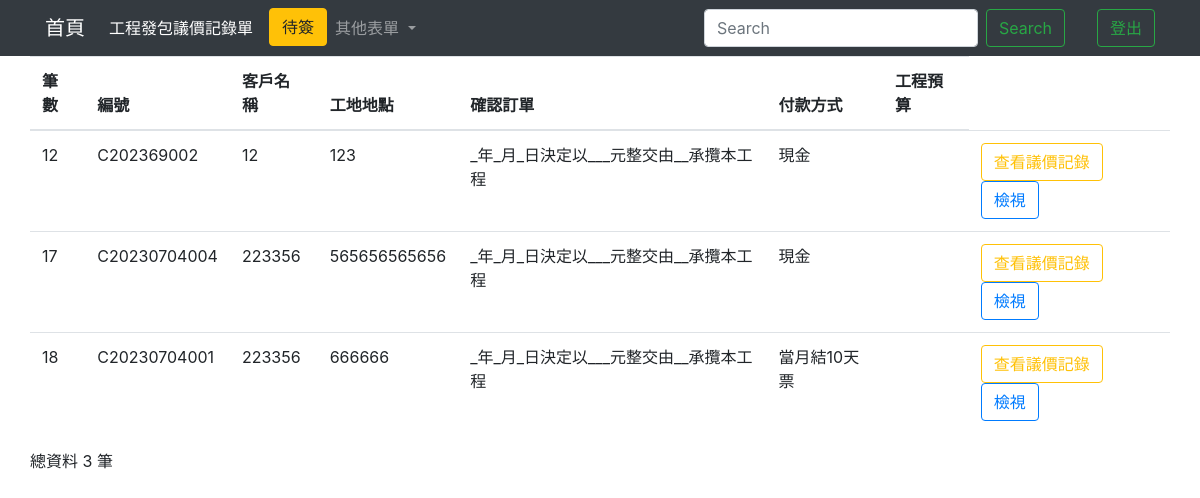
/contractallIndex/, run on an earlier commit of the app's database.
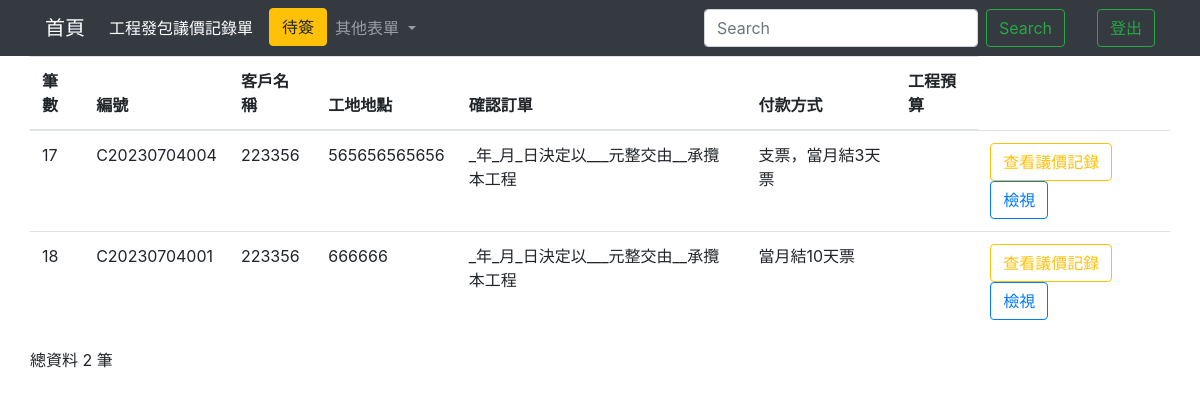
And on a later commit of the database.
### testapp/models.py (models this page shows)
class Contract(models.Model):
    cNumber = models.CharField(max_length=50, default='', null=False) #編號
    cClient = models.CharField(max_length=20, null=False) #客戶名稱
    cLocation = models.CharField(max_length=20, null=False)#工作地點
    cContent = models.TextField()#發包內容
    cPayMode = models.CharField(max_length=20, null=False)#付款方式
    cBudget = models.CharField(max_length=20, null=False)#預算
    cOther = models.TextField() #備註
    cConfirm = models.TextField(blank=True,default="_年_月_日決定以___元整交由__承攬本工程") #是否承攬工程
    cGeneral_Sign = models.CharField(max_length=20, blank=True) #總座簽名
    cViceGeneral_Sign = models.CharField(max_length=20, blank=True) # 副總簽名
    cManager_Sign = models.CharField(max_length=20, blank=True) #部門主管簽名
    cDepartmentManager_Sign = models.CharField(max_length=20, blank=True) #單位主管簽名
    cUndertaker = models.CharField(max_length=20,blank=True)#承辦人
    home = models.OneToOneField(Home, on_delete=models.CASCADE,default='')

### testapp/views.py (the view)
# urls.py: path('contractallIndex/',contractallIndex),
def contractallIndex(request):
    if request.user.is_authenticated:
        username=request.user.username
        authenticate=request.user.is_staff
        firstname = request.user.first_name
    if 'q' in request.GET:
        q = request.GET['q']
        multiple_q = Q(Q(cNumber__icontains=q) | Q(cClient__icontains=q) | Q(cLocation__icontains=q) | Q(cContent__icontains=q))
        contractall = Contract.objects.filter(multiple_q)
    else:
        contractall = Contract.objects.all().order_by("id")
    contractallCount = len(contractall)
    return render(request, "contractall_Index.html",locals())

### templates/contractall_Index.html (shortened to what this page needs)
<!DOCTYPE html>
<html lang="en">
<head>
  <link rel="stylesheet" href="https://cdn.jsdelivr.net/npm/bootstrap@4.6.2/dist/css/bootstrap.min.css">
  {% load static %}
</head>
<body>
  <nav class="navbar navbar-expand-lg navbar-dark bg-dark">
    <div class="container">
      <a class="navbar-brand" href="/homeIndex/">首頁</a>
      <div class="collapse navbar-collapse" id="navbarSupportedContent">
        <ul class="navbar-nav mr-auto">
          <li class="nav-item active">
            <a class="nav-link disabled">工程發包議價記錄單 <span class="sr-only">(current)</span></a>
          </li>
          <ul class="navbar-nav ml-2">
            <li class="nav-item">
              <button class="btn btn-warning my-2 my-sm-0" id="{{firstname}}" onclick="perosonIndex(event)">待簽</button>
            </li>
          </ul>
          <li class="nav-item dropdown">
            <a class="nav-link dropdown-toggle" href="#" role="button" data-toggle="dropdown" aria-expanded="false">
              其他表單
            </a>
          </li>
        </ul>
        <form class="form-inline my-2 my-lg-0">
          <input class="form-control mr-sm-2" name='q' type="search" placeholder="Search" aria-label="Search">
          <button class="btn btn-outline-success my-2 my-sm-0" type="submit">Search</button>
        </form>
        <ul class="navbar-nav ml-2">
          <li class="nav-item active">
            <a class="nav-link disabled" style="color: green;">{{firstname}} <span class="sr-only">(current)</span></a>
          </li>
        </ul>
        <ul class="navbar-nav ml-2">
          <li class="nav-item">
            <button class="btn btn-outline-success my-2 my-sm-0" onclick="Logout(event)">登出</button>
          </li>
        </ul>
      </div>
    </div>
  </nav>
  <form action="." method="POST">
    <div class="container">
      <div class="row">
        <table class="table">
          <thead>
            <th scope="col">筆數</th>
            <th scope="col">編號</th>
            <th scope="col">客戶名稱</th>
            <th scope="col">工地地點</th>
            <th scope="col">確認訂單</th>
            <th scope="col">付款方式</th>
            <th scope="col">工程預算</th>
          </thead>
          <tbody>
            {% for unit in contractall %}
            <tr>
              <td>{{unit.id}}</td>
              <td>{{unit.cNumber}}</td>
              <td>{{unit.cClient}}</td>
              <td>{{unit.cLocation}}</td>
              <td>{{unit.cConfirm}}</td>
              <td>{{unit.cPayMode}}</td>
              <td>{{unit.cBudget}}</td>
              <td>
                <button type="button" class="btn btn-outline-warning" id="{{unit.cNumber}}" onclick="checkContent()">查看議價記錄</button>
                <button type="button" class="btn btn-outline-primary" id="{{unit.cNumber}}" onclick="View()">檢視</button>
              </td>
            </tr>
            {% endfor %}
          </tbody>
        </table>
      </div>
    </div>
  </form>
  <div class="container">
    <div class="row">
      <p>總資料 {{contractallCount}} 筆</p>
    </div>
  </div>
</body>
</html>

What changed in the data, as far as the page shows it:
removed Contract: id "12", cNumber "C202369002", cClient "12", cLocation "123", cConfirm "_年_月_日決定以___元整交由__承攬本工程", cPayMode "現金"
changed Contract id 17: cPayMode "現金" → "支票，當月結3天票"
Also different on the page:
{{ contractallCount }}: "3" → "2"
